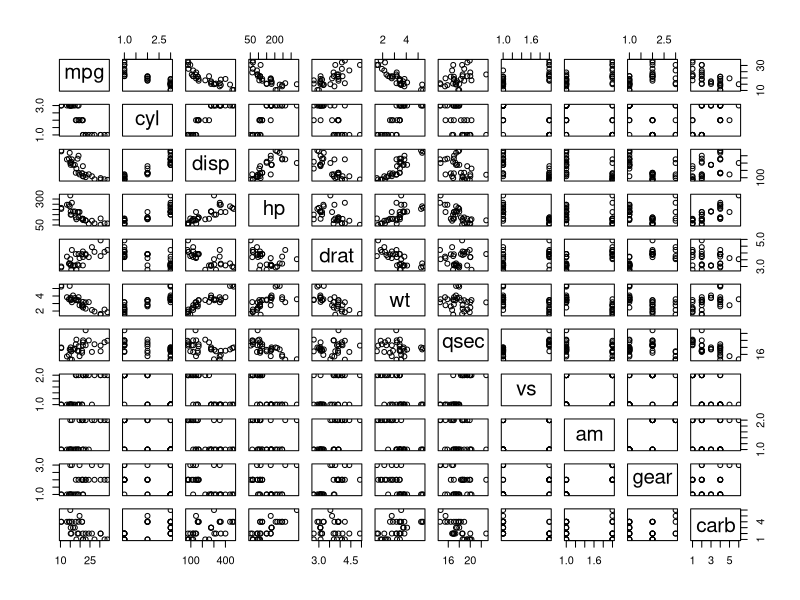
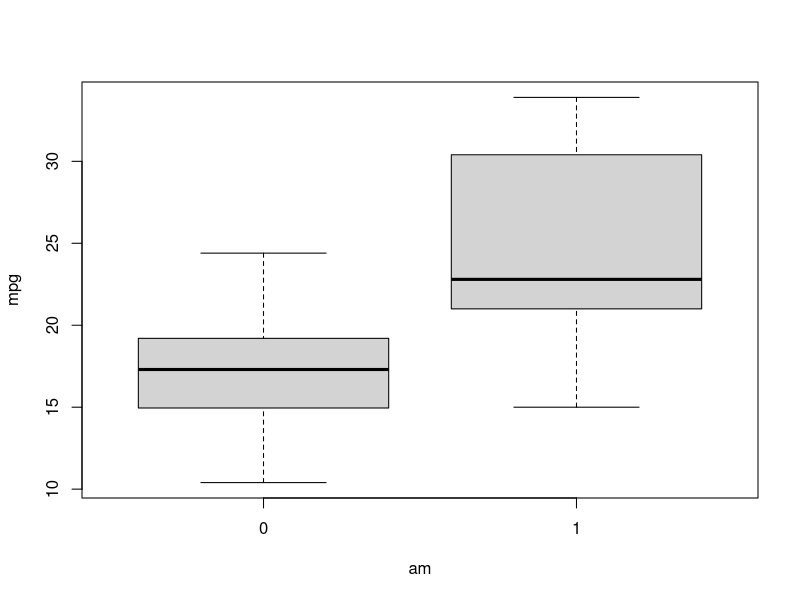
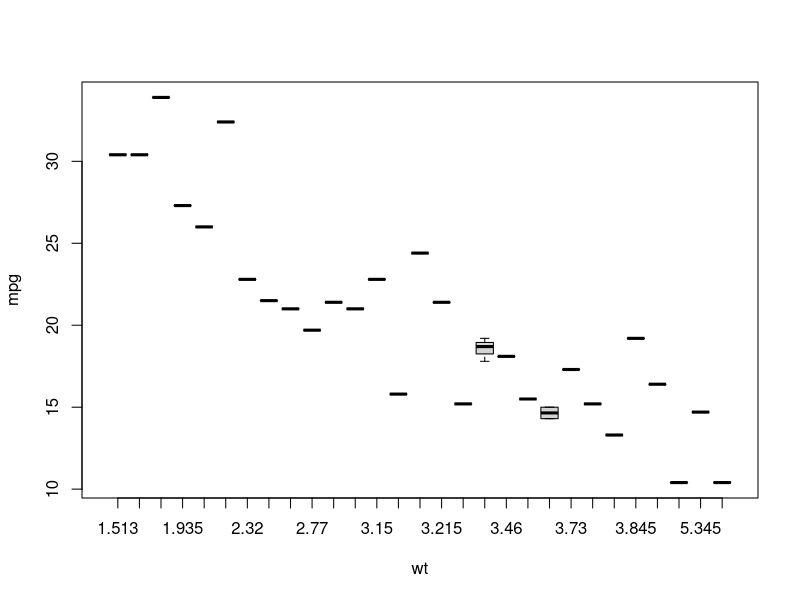
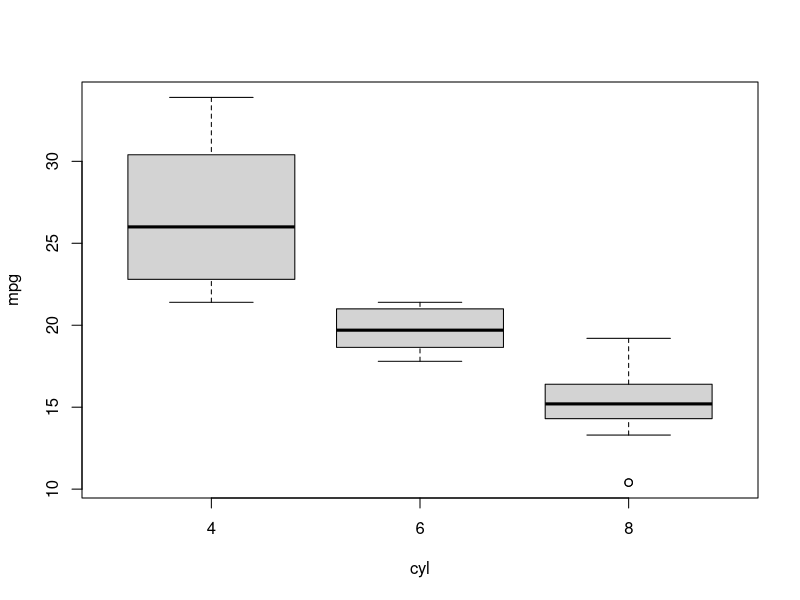
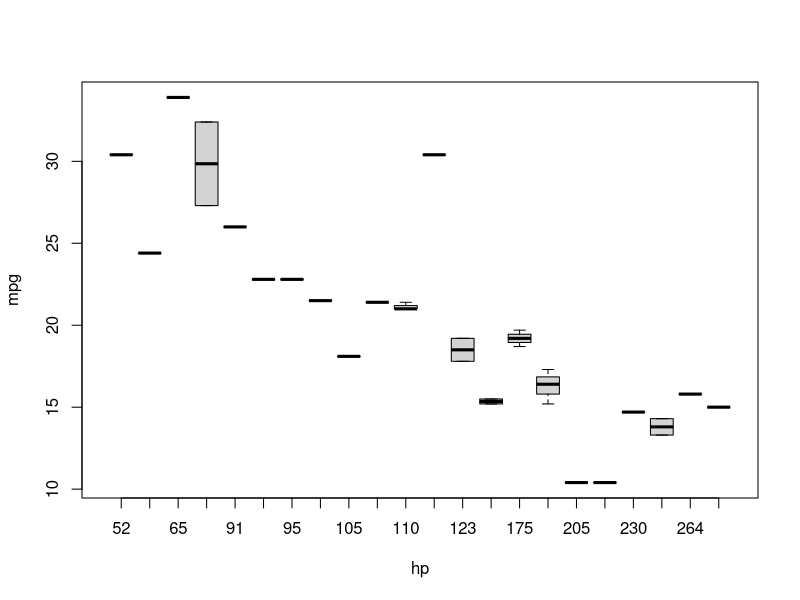
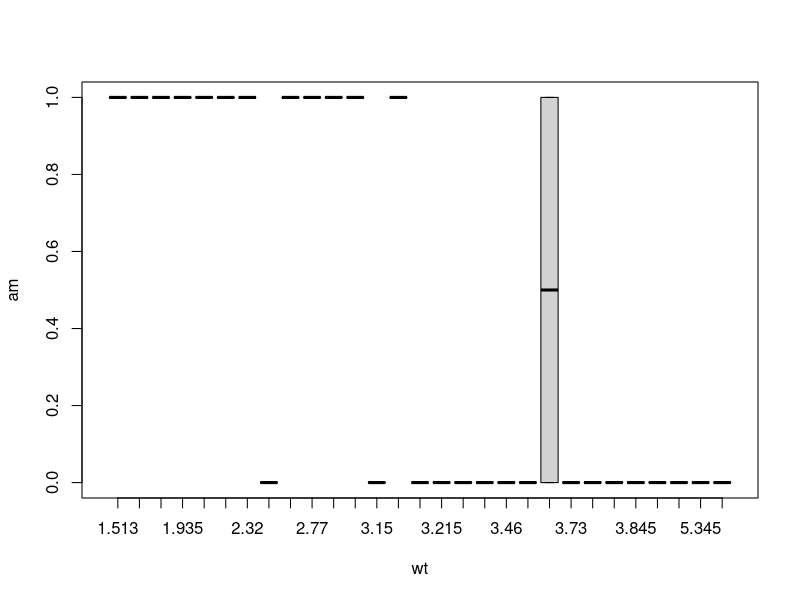
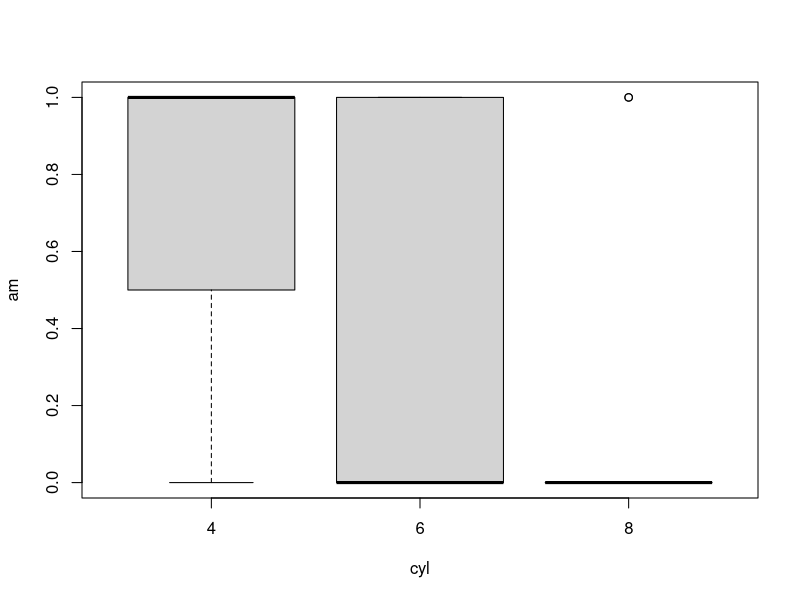
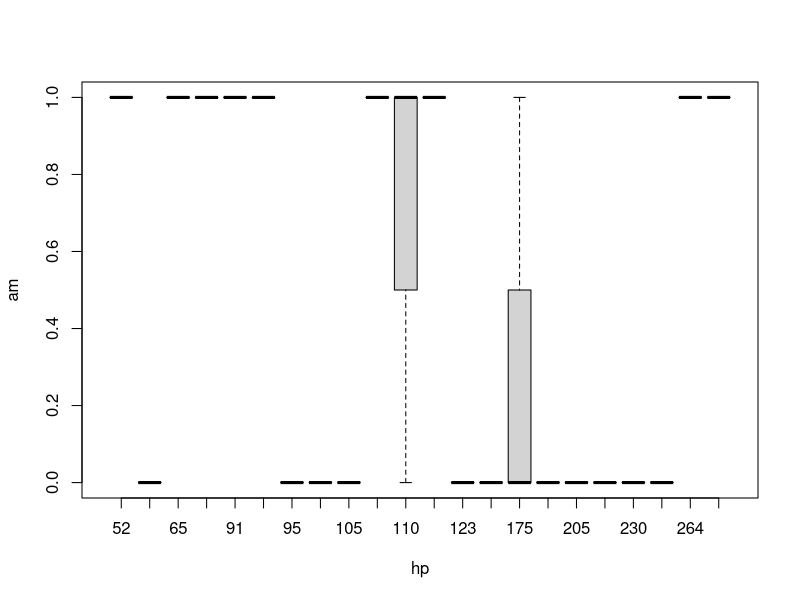

Write R code to recreate these figures, in order.
##----------------------------------------------------------------------------
##----------------------------------------------------------------------------
##
##  File name:  Week.4.Assignment.R
##  Date:       31JULY2019
##
##  Assignment for Linear Models
##  
##
##----------------------------------------------------------------------------
##----------------------------------------------------------------------------

##----------------------------------------------------------------------------
## Background
##----------------------------------------------------------------------------

#QUESTION

#You work for Motor Trend, a magazine about the automobile industry. Looking 
#at a data set of a collection of cars, they are interested in exploring the 
#relationship between a set of variables and miles per gallon (MPG) (outcome). 
#They are particularly interested in the following two questions:
        
#“Is an automatic or manual transmission better for MPG”
#"Quantify the MPG difference between automatic and manual transmissions"

# Criteria
# 
#         Did the student interpret the coefficients correctly?
#         Did the student do some exploratory data analyses?
#         
#         Did the student fit multiple models and detail their strategy 
#         for model selection?
#         
#         Did the student answer the questions of interest or detail 
#         why the question(s) is (are) not answerable?
#         
#         Did the student do a residual plot and some diagnostics?
#         
#         Did the student quantify the uncertainty in their conclusions 
#         and/or perform an inference correctly?
#         
#         Was the report brief (about 2 pages long) for the main body of the report 
#         and no longer than 5 with supporting appendix of figures?
#         
#         Did the report include an executive summary?
#         Was the report done in Rmd (knitr)?

#Instructions
# Question
# 
# Take the \color{red}{\verb|mtcars|}mtcars data set and write up an analysis to 
# answer their question using regression models and exploratory data analyses.
# 
# Your report must be:
#         
# Written as a PDF printout of a compiled (using knitr) R markdown document.
# Brief. Roughly the equivalent of 2 pages or less for the main text. 
# Supporting figures in an appendix can be included up to 5 total pages including 
# the 2 for the main report. The appendix can only include figures.
# Include a first paragraph executive summary.

##----------------------------------------------------------------------------
## Library
##----------------------------------------------------------------------------

library(dplyr)
library(car)

##----------------------------------------------------------------------------
## Data Acquiring and Cleaning
##----------------------------------------------------------------------------

raw_data <- mtcars

print(summary(raw_data))
View(raw_data)
print(dim(raw_data))

#any unusual values, NA

print(length(complete.cases(raw_data)))

#Classify variables properly
#mpg is continuous num
#cyl is factor
#disp is continuous num
#hp is continuous num
#drat is continuous num
#wt is continuous num
#qsec is continuous num
#vs is factor
#am is factor
#gear is factor
#carb is factor

proc_data <- raw_data %>%
        mutate(cyl = as.factor(cyl)) %>%
        mutate(vs = as.factor(vs)) %>%
        mutate(am = as.factor(am)) %>%
        mutate(gear = as.factor(gear)) %>%
        mutate(carb = as.factor(carb))

cont_proc_data <- raw_data %>%
        select(mpg,disp,hp,drat,wt,qsec)
        


##----------------------------------------------------------------------------
## Exploratory Analysis
##----------------------------------------------------------------------------

#fivenum on continuous
fivenum.values <- sapply(cont_proc_data,fivenum)

#scatterplot
pairs(proc_data)

#boxplot
boxplot(mpg~am, data=mtcars)
boxplot(mpg~wt, data=mtcars)
boxplot(mpg~cyl, data=mtcars)
boxplot(mpg~hp, data=mtcars)

boxplot(am~wt, data=mtcars)
boxplot(am~cyl, data=mtcars)
boxplot(am~hp, data=mtcars)

##----------------------------------------------------------------------------
## Linear Regression Analysis
##----------------------------------------------------------------------------

#model strategy
#exploratory suggests auto transmission increase mpg

#initially did a lm with all variables to see if which look more significant
#order of significance wt,hp,am,disp, cyl, carb, qsec, vs, gear, carb
fit.all <- lm (mpg ~ ., proc_data)
print(summary(fit.all))
#test cofounding vif - wt, dis and hp has high vig
vif.fit.all <- sqrt(vif(fit.all))
print(vif.fit.all)

#initial lm shows significant increase in mpg which is expected
fit.am <- lm(mpg ~ am, proc_data)

#try a model only wt as most significant
fit.wt <- lm(mpg ~ wt, proc_data)
#wt,am,qsec,hp
fit.wt.cyl <- lm(mpg ~ am + wt + cyl, proc_data)
fit.wt.hp.am <- lm(mpg ~ wt + hp + am, proc_data)
                 
fit.wt.cyl.am <- lm(mpg ~ wt + cyl + am, proc_data)
#wt,hp,am,disp, cyl, carb, qsec, vs, gear, carb
fit.am.wt.hp.disp <- lm(mpg ~ am + wt + hp + disp, proc_data)
fit.am.wt.cyl <- lm(mpg ~ am + wt + cyl, proc_data)
fit.wt.cyl <- lm(mpg ~ wt + cyl, proc_data)
fit.wt.hp <- lm(mpg ~ wt + hp, proc_data)
fit.wt.hp.cyl.drat <- lm(mpg ~ wt + hp + cyl + drat, proc_data)
fit.am.wt.hp.cyl <- lm(mpg ~ am + wt + hp + cyl, proc_data)
fit.disp.wt.hp.cyl <- lm(mpg ~ disp + wt + hp + cyl, proc_data)

fit.am.wt.disp.cyl.carb <- lm(mpg ~ am + wt + disp + cyl + carb, proc_data)

#best fit so far
fit.wt.cyl <- lm(mpg ~ wt + cyl, proc_data)
vif.wt.cyl <- sqrt(vif(fit.wt.cyl))

#with am
fit.wt.cyl.hp.am <- lm(mpg ~ wt + cyl + hp + am -1, proc_data)
vif.wt.cyl.am <- sqrt(vif(fit.wt.cyl.am))

anova.check <- anova(fit.wt,fit.wt.cyl,fit.wt.cyl.am)



#influence.measures
influence.measures(fit.wt.cyl)
influence.measures(fit.wt.cyl.am)
#no leverage issues except for auto transmission because impact is so low

#plot fit
plot(fit.wt.cyl)
plot(fit.wt.cyl.am)
#check leverage
#no maor leverage issues
#looks normal

##----------------------------------------------------------------------------
## Finding
##----------------------------------------------------------------------------

#“Is an automatic or manual transmission better for MPG”
#The linear regression model cannot confidently determine a difference between
#the mpg of manual transmission and automatic cars
#"Quantify the MPG difference between automatic and manual transmissions"
#model suggsts an increase of 0.15 mpg which is small (and not confident)
#vif for fit.wt.hp.am much worse than fit.wt.cyl.am
